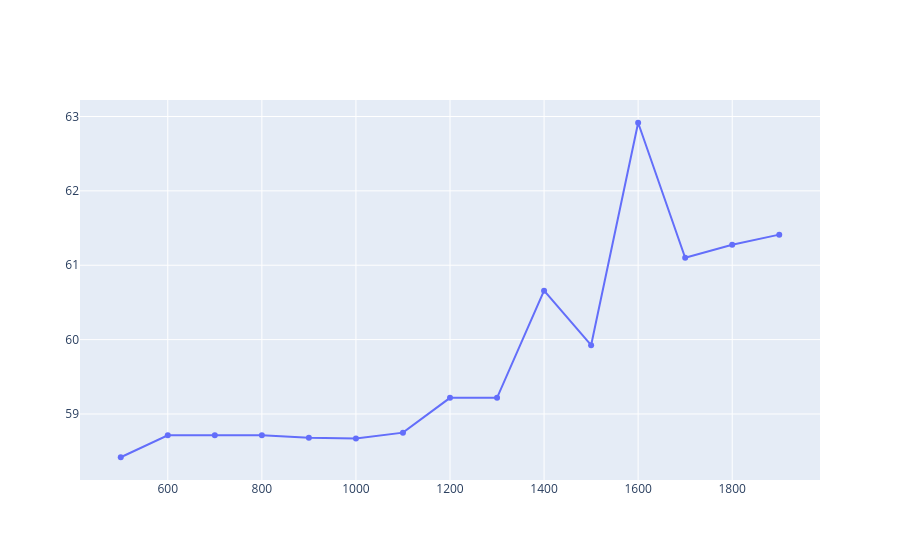

Source (notebook cell):
### Code cell
w = list(range(500,2000,100))

xhat = list(X_train.iloc[2,:].values)
xhat = [xhat for x in  range(len(w))]
df_range = pd.DataFrame(xhat,columns=cols)
df_range['Weight_kg'] = w
predictions = model.predict(df_range)
predictions

fig = go.Figure()
fig.add_trace(go.Scatter(x=df_range['Weight_kg'],y=predictions))
fig.show()

### Figure 1 — Plotly figure (JSON) as saved in the notebook; plotly's stock layout.template omitted (floating-point values rounded to 4 significant figures)
{"data": [{"type": "scatter", "x": [500, 600, 700, 800, 900, 1000, 1100, 1200, 1300, 1400, 1500, 1600, 1700, 1800, 1900], "y": [58.42, 58.71, 58.71, 58.71, 58.68, 58.67, 58.75, 59.22, 59.22, 60.66, 59.93, 62.92, 61.1, 61.28, 61.41]}], "layout": {}}
